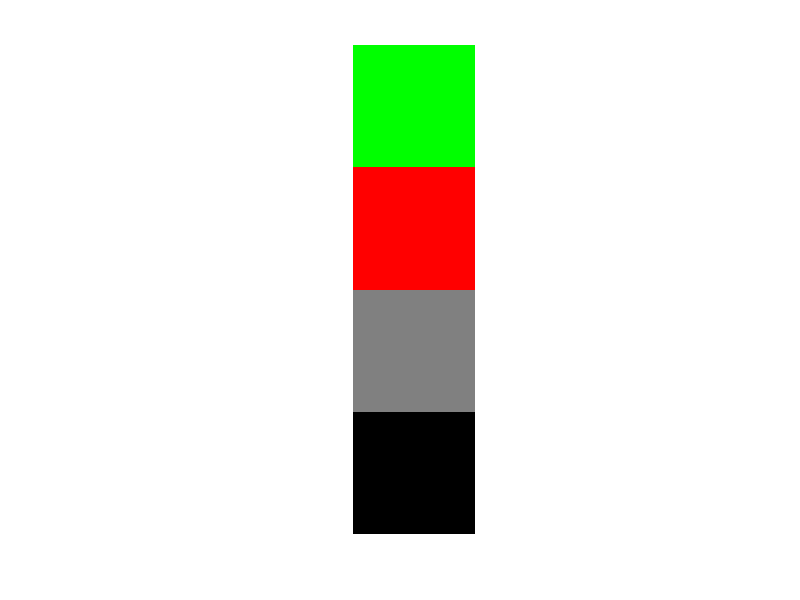

Write MATLAB code to recreate this figure.
LIND = [1; 2; 3; 4];
MAP = [0, 1, 0; ...
    1, 0, 0; ...
    .5, .5, .5; ...
    0, 0, 0];
figure
imshow(LIND, MAP, 'InitialMagnification', 'fit')